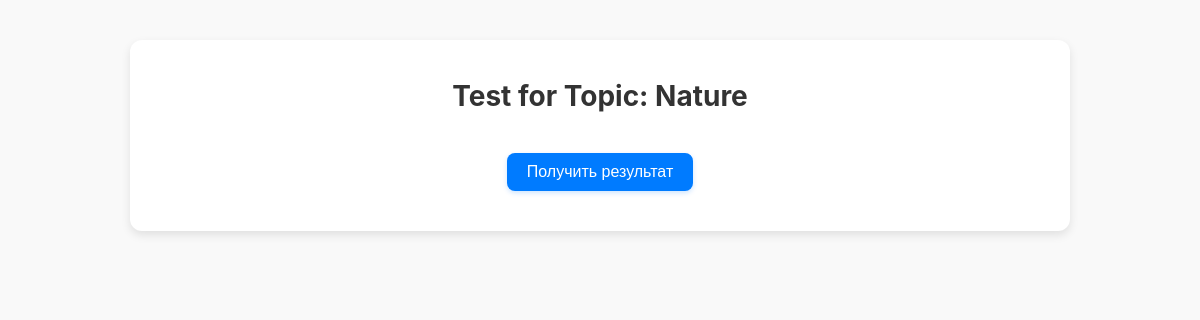
Before: /test/8 (signed in) with the older database file.
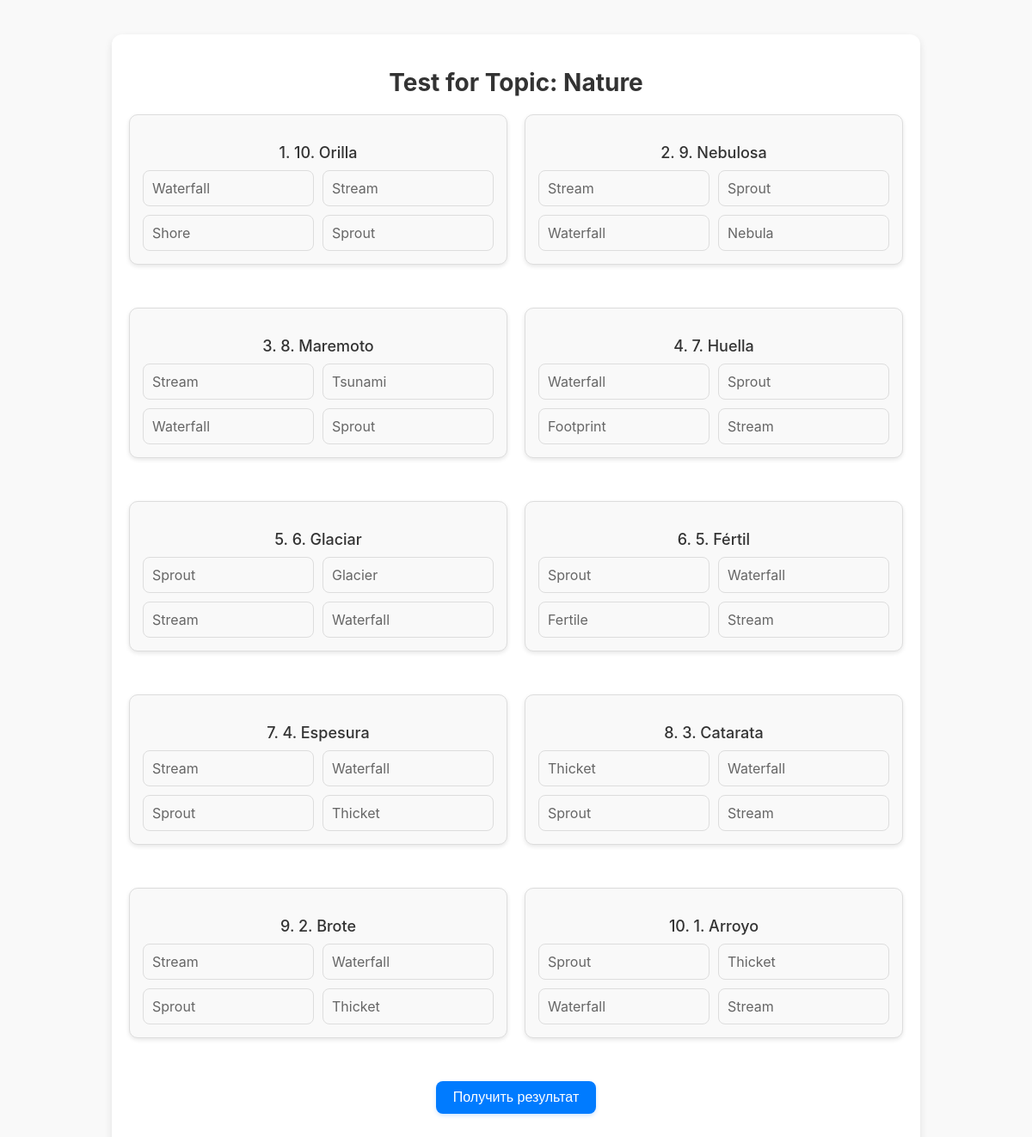
After: the same page with the newer database file.
### models.py (models this page shows)
class Topic(db.Model):
    id = db.Column(db.Integer, primary_key=True)
    name = db.Column(db.String(120), nullable=False)

class Word(db.Model):
    id = db.Column(db.Integer, primary_key=True)
    word = db.Column(db.String(120), nullable=False)
    translation = db.Column(db.String(120), nullable=False)
    context = db.Column(db.String(500), nullable=False)
    topic_id = db.Column(db.Integer, db.ForeignKey('topic.id'), nullable=False)

### app.py (the view, shortened to what this page needs)
@app.route("/test/<int:topic_id>", methods=["GET", "POST"])
def test(topic_id):
    topic = Topic.query.get(topic_id)
    if not topic:
        flash("Topic not found.", "error")
        return redirect(url_for("dashboard"))
    progress = Progress.query.filter_by(user_id=session["user_id"], topic_id=topic_id).first()
    learned_words = progress.learned_words.split(",") if progress and progress.learned_words else []
    words = Word.query.filter(Word.topic_id == topic_id, Word.word.in_(learned_words))\
                      .order_by(Word.id.desc()).limit(10).all()
    test_data = []
    for word in words:
        options = [word.translation]
        incorrect_translations = Word.query.filter(Word.id != word.id, Word.topic_id == topic_id)\
                                           .limit(3).all()
        options += [incorrect.translation for incorrect in incorrect_translations]
        random.shuffle(options)
        test_data.append({
            "id": word.id,
            "word": word.word,
            "options": options
        })
    return render_template("test.html", topic=topic, test_data=test_data)

### templates/test.html (shortened to what this page needs)
<!DOCTYPE html>
<html lang="en">
<head>
    <link rel="stylesheet" href="/static/style.css">
</head>
<body>
    <div class="container">
        <h1>Test for Topic: {{ topic.name }}</h1>
        <form method="POST">
            <div class="questions-grid">
                {% for word in test_data %}
                <div class="question">
                    <p class="word">{{ loop.index }}. {{ word['word'] }}</p>
                    <ul class="options">
                        {% for option in word['options'] %}
                        <li>
                            <label for="option_{{ word['id'] }}_{{ loop.index }}">{{ option }}</label>
                        </li>
                        {% endfor %}
                    </ul>
                </div>
                {% endfor %}
            </div>
            <button type="submit" class="btn">Получить результат</button>
        </form>
    </div>
</body>
</html>

### static/style.css (style rules this page uses)
body { font-family: -apple-system, BlinkMacSystemFont, "Segoe UI", Roboto, "Helvetica Neue", Arial, sans-serif; margin: 0; padding: 0; background-color: #f9f9f9; color: #333; }
.container { max-width: 800px; margin: 40px auto; padding: 20px; background-color: #fff; border-radius: 12px; box-shadow: 0 4px 10px rgba(0, 0, 0, 0.1); text-align: center; }
h1, h2 { color: #333; }
h1 { font-size: 28px; margin-bottom: 20px; }
.grid-item, .btn { display: block; text-align: center; padding: 15px; background-color: #007aff; color: white; text-decoration: none; font-size: 16px; font-weight: 500; border-radius: 8px; box-shadow: 0 2px 5px rgba(0, 122, 255, 0.2); transition: transform 0.2s ease, box-shadow 0.2s ease; cursor: pointer; }
.question { margin-bottom: 30px; }
.word { font-size: 18px; font-weight: 500; margin-bottom: 10px; color: #333; }
.options { list-style: none; padding: 0; margin: 0; }
.options li { margin: 8px 0; }
.options label { display: flex; align-items: center; font-size: 16px; color: #666; cursor: pointer; transition: color 0.2s ease; }
.questions-grid { display: grid; grid-template-columns: repeat(auto-fit, minmax(400px, 1fr)); gap: 20px; }

### templates/test.html (style rules this page uses)
body { font-family: -apple-system, BlinkMacSystemFont, "Segoe UI", Roboto, "Helvetica Neue", Arial, sans-serif; margin: 0; padding: 0; background-color: #f9f9f9; color: #333; }
.container { max-width: 900px; margin: 40px auto; padding: 20px; background: #fff; border-radius: 12px; box-shadow: 0 4px 10px rgba(0, 0, 0, 0.1); }
h1 { text-align: center; margin-bottom: 20px; }
.questions-grid { display: grid; grid-template-columns: repeat(auto-fit, minmax(400px, 1fr)); gap: 20px; }
.question { background: #f9f9f9; border: 1px solid #ddd; border-radius: 10px; padding: 15px; box-shadow: 0 2px 5px rgba(0, 0, 0, 0.1); }
.word { font-size: 18px; margin-bottom: 10px; }
.options { list-style: none; padding: 0; display: grid; grid-template-columns: repeat(2, 1fr); gap: 10px; }
.options li { margin: 0; }
label { display: block; padding: 10px; border: 1px solid #ddd; border-radius: 8px; background-color: #f9f9f9; text-align: center; cursor: pointer; font-size: 14px; transition: background-color 0.2s ease, color 0.2s ease; }
.btn { display: block; margin: 20px auto; padding: 10px 20px; background-color: #007BFF; color: white; border: none; border-radius: 8px; font-size: 16px; cursor: pointer; text-align: center; transition: background-color 0.2s ease; }

Changed rows visible on the page:
added Word: word "10. Orilla", translation "Shore"
added Word: translation "Waterfall", word "3. Catarata"
added Word: translation "Stream", word "1. Arroyo"
added Word: translation "Sprout", word "2. Brote"
added Word: word "9. Nebulosa", translation "Nebula"
added Word: word "8. Maremoto", translation "Tsunami"
added Word: word "7. Huella", translation "Footprint"
added Word: word "6. Glaciar", translation "Glacier"
added Word: word "5. Fértil", translation "Fertile"
added Word: word "4. Espesura", translation "Thicket"
